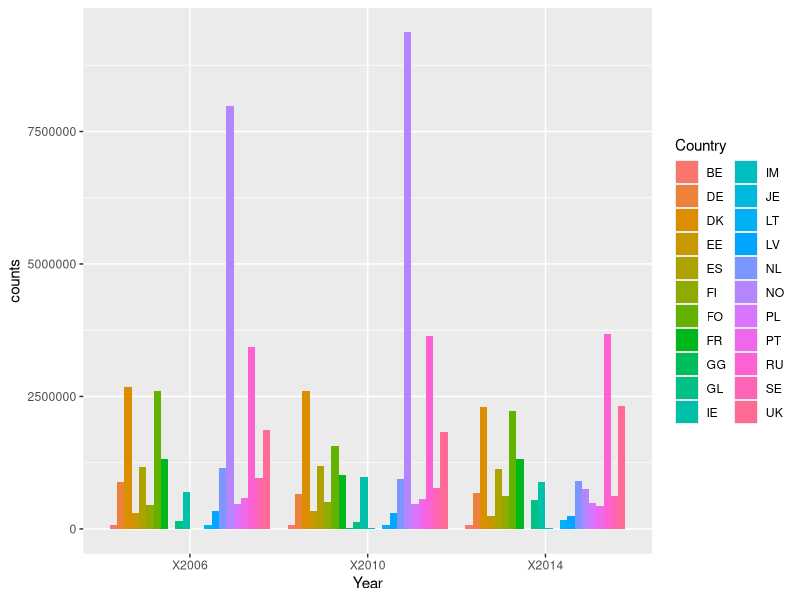
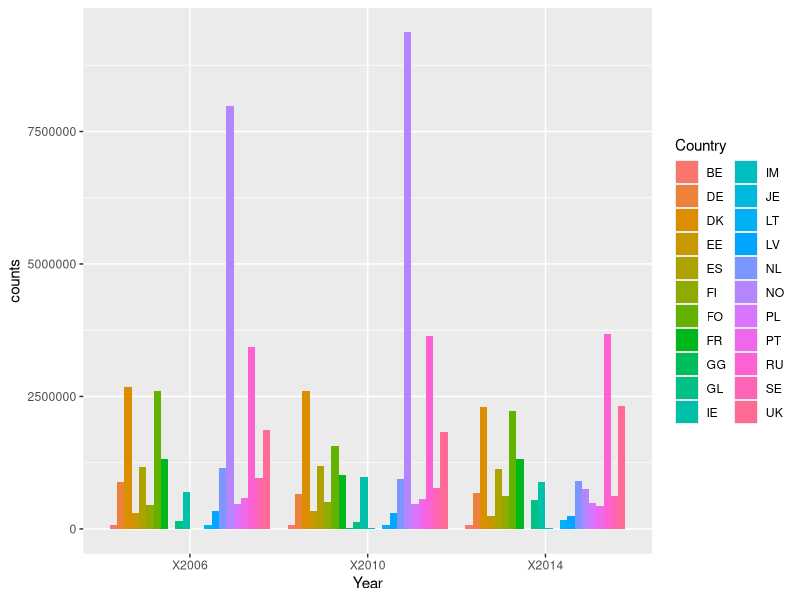

R code for these plots, in order: (Note: this script raises an error after producing the figures.)
## ---- chunk 1
library(dplyr)
library(ggplot2)
library(tidyverse)
## ---- chunk 2
all_data<-read.csv("Raw_Data/fish_catches.csv")
head(all_data)
## ---- chunk 3
data_long<-all_data %>%
  gather(year, fish_counts,X2014:X2013:X2012:X2011:X2010:X2009:X2008:X2007:X2006)
data_long

## ---- chunk 4
total<- all_data %>%
  select(Species, Country,X2014,X2010,X2006 )%>%
  gather(year, count, X2014:X2010:X2006)
total_caught<-data.frame(total)
## ---- chunk 5
#Belgium catches
BE<-filter(all_data,Country=="BE")
sum(BE[,5])
sum(BE[,9])
sum(BE[,13])

#Germany catches
DE<-filter(all_data,Country=="DE")
sum(DE[,5])
sum(DE[,9])
sum(DE[,13])

#Denmark catches
DK<-filter(all_data,Country=="DK")
sum(DK[,5])
sum(DK[,9])
sum(DK[,13])

#Estonia catches
EE<-filter(all_data,Country=="EE")
sum(EE[,5])
sum(EE[,9])
sum(EE[,13])

#Spain catches
ES<-filter(all_data,Country=="ES")
sum(ES[,5])
sum(ES[,9])
sum(ES[,13])

#Finland catches
FI<-filter(all_data,Country=="FI")
sum(FI[,5])
sum(FI[,9])
sum(FI[,13])

#Faroe Islands catches
FO<-filter(all_data,Country=="FO")
sum(FO[,5])
sum(FO[,9])
sum(FO[,13])

#France Catches
FR<-filter(all_data,Country=="FR")
sum(FR[,5])
sum(FR[,9])
sum(FR[,13])

#UK (Chanel Island Guersney) catches
GG<-filter(all_data,Country=="GG")
sum(GG[,5])
sum(GG[,9])
sum(GG[,13])

#Greenland catches
GL<-filter(all_data,Country=="GL")
sum(GL[,5])
sum(GL[,9])
sum(GL[,13])

#Ireland catches
IE<-filter(all_data,Country=="IE")
sum(IE[,5])
sum(IE[,9])
sum(IE[,13])

#UK (Isle of Man) catches
IM<-filter(all_data,Country=="IM")
sum(IM[,5])
sum(IM[,9])
sum(IM[,13])

#UK (Channel Island Jersey) Catches
JE<-filter(all_data,Country=="JE")
sum(JE[,5])
sum(JE[,9])
sum(JE[,13])

#Lithuania catches
LT<-filter(all_data,Country=="LT")
sum(LT[,5])
sum(LT[,9])
sum(BE[,13])

#Latvia catches
LV<-filter(all_data,Country=="LV")
sum(LV[,5])
sum(LV[,9])
sum(LV[,13])

#Netherlands catches
NL<-filter(all_data,Country=="NL")
sum(NL[,5])
sum(NL[,9])
sum(NL[,13])

#Norway catches
NO<-filter(all_data,Country=="NO")
sum(NO[,5])
sum(NO[,9])
sum(NO[,13])

#Poland catches
PL<-filter(all_data,Country=="PL")
sum(PL[,5])
sum(PL[,9])
sum(PL[,13])

#Portugal catches
PT<-filter(all_data,Country=="PT")
sum(PT[,5])
sum(PT[,9])
sum(PT[,13])

#Russia catches
RU<-filter(all_data,Country=="RU")
sum(RU[,5])
sum(RU[,9])
sum(RU[,13])

#Sweden catches
SE<-filter(all_data,Country=="SE")
sum(SE[,5])
sum(SE[,9])
sum(SE[,13])

#United Kingdom catches
UK<-filter(all_data,Country=="UK")
sum(UK[,5])
sum(UK[,9])
sum(UK[,13])


## ---- chunk 6
total_catch<-read.csv("Clean_Data/Total_catch.csv")
head(total_catch)
total_catch_long<-gather(total_catch,year, counts, -Country)
head(total_catch_long)
ggplot(total_catch_long, aes(year,counts))+
  geom_bar(aes(fill=Country),stat="identity",position="dodge")+
  labs(x="Year")
ggsave("Figures/Country_Catches_Histogram.jpg")

## ---- chunk 7
fish_catch<-read.csv("Clean_Data/BelgiumCatch.csv")
head(fish_catch)
## ---- chunk 8
BEdata<- fish_catch %>%
  gather(year, count, X2014:X2013:X2012:X2011:X2010:X2009:X2008:X2007:X2006)
BEdataframe<-data.frame(BEdata)
head(BEdataframe)
write.csv(BEdataframe,"Clean_data/BE_total_catch.csv")
BE_catch<-BEdata%>%
  select(year,count)
head(BE_catch)
new_BE<-BE_catch%>%
  group_by(year)%>%
  summarize(count=sum(count))
new_BE
## ---- chunk 9
ggplot(new_BE)+
  geom_point(aes(year,count))+
  labs(y="total count")
ggsave("Figures/Belgium_Catches_per_Year_scatter.jpg")
## ---- chunk 10
BE_Species<-BEdataframe%>%
  group_by(Species)%>%
  summarise(count=sum(count))
BE_Species
## ---- chunk 11
NO<-all_data%>%
  filter(Country=="NO")%>%
  select(X2014,X2013,X2012,X2011,X2010,X2009,X2008,X2007,X2006)
NO
longNO<-gather(NO)
sum(NO$X2014)
NO_by_year<-matrix(c(2014, sum(NO$X2014),
       2013, sum(NO$X2013),
       2012, sum(NO$X2012),
       2011, sum(NO$X2011),
       2010, sum(NO$X2010),
       2009, sum(NO$X2009),
       2008, sum(NO$X2008),
       2007, sum(NO$X2007),
       2006, sum(NO$X2006)), nrow=9, ncol=2,byrow=TRUE) 
colnames(NO_by_year)<-c("year","count")
NO_by_year
NO_data<-data.frame(NO_by_year)
ggplot(NO_data)+
  geom_point(aes(year,count))+
  labs(y="total count")


